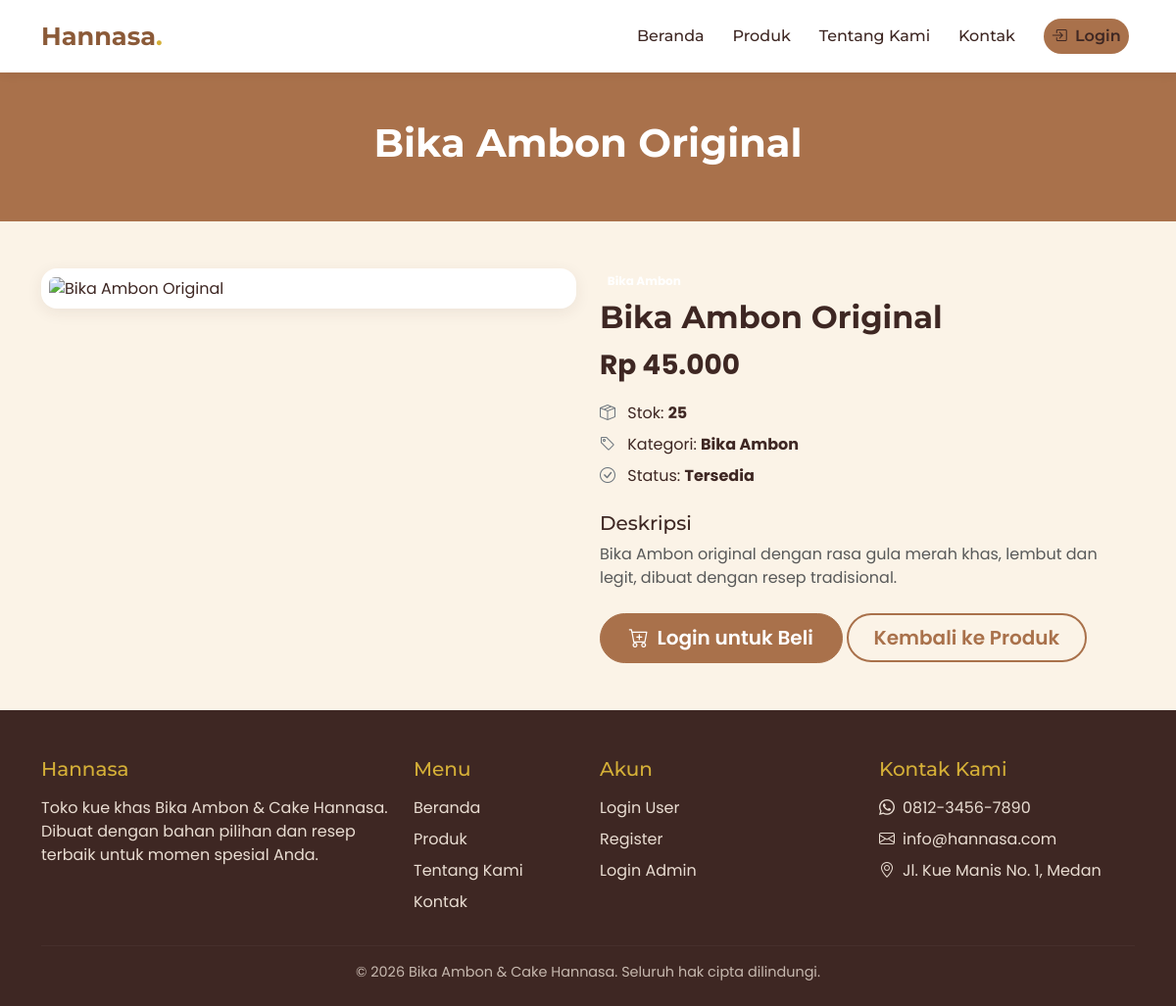
The app's page /public/detail-produk.php?id=1 with its own data.
### tables this page shows
CREATE TABLE produk (
    id_produk INT AUTO_INCREMENT PRIMARY KEY,
    id_kategori INT,
    nama_produk VARCHAR(150) NOT NULL,
    harga DECIMAL(12,2) NOT NULL,
    stok INT DEFAULT 0,
    gambar VARCHAR(255),
    deskripsi TEXT,
    status ENUM('tersedia','habis') DEFAULT 'tersedia',
    created_at TIMESTAMP DEFAULT CURRENT_TIMESTAMP,
    FOREIGN KEY (id_kategori) REFERENCES kategori(id_kategori) ON DELETE SET NULL
);

CREATE TABLE kategori (
    id_kategori INT AUTO_INCREMENT PRIMARY KEY,
    nama_kategori VARCHAR(100) NOT NULL,
    deskripsi TEXT,
    created_at TIMESTAMP DEFAULT CURRENT_TIMESTAMP
);

### public/detail-produk.php (the view, shortened to what this page needs)
<?php
require_once __DIR__ . '/../config/koneksi.php';
$id_produk = isset($_GET['id']) ? (int) $_GET['id'] : 0;
$query = "SELECT p.*, k.nama_kategori FROM produk p
          LEFT JOIN kategori k ON p.id_kategori = k.id_kategori
          WHERE p.id_produk = $id_produk";
$result = mysqli_query($koneksi, $query);
$produk = $result ? mysqli_fetch_assoc($result) : null;
include __DIR__ . '/../includes/header.php';
include __DIR__ . '/../includes/navbar.php';
?>
<div class="page-banner">
    <div class="container">
        <h1><?php echo $produk ? htmlspecialchars($produk['nama_produk']) : 'Produk Tidak Ditemukan'; ?></h1>
    </div>
</div>
<section class="py-5">
    <div class="container">
        <?php if ($produk) : ?>
            <div class="row g-4 align-items-start">
                <div class="col-lg-6">
                    <div class="card-hannasa p-2">
                        <img src="<?php echo BASE_URL; ?>/<?php echo htmlspecialchars($produk['gambar']); ?>" class="img-fluid rounded w-100" style="object-fit:cover; max-height:420px;" alt="<?php echo htmlspecialchars($produk['nama_produk']); ?>" onerror="this.src='<?php echo BASE_URL; ?>/assets/img/produk/placeholder.jpg'">
                    </div>
                </div>
                <div class="col-lg-6">
                    <span class="badge badge-kategori mb-2"><?php echo htmlspecialchars($produk['nama_kategori']); ?></span>
                    <h2 class="fw-bold"><?php echo htmlspecialchars($produk['nama_produk']); ?></h2>
                    <p class="product-price fs-3"><strong>Rp <?php echo number_format($produk['harga'], 0, ',', '.'); ?></strong></p>
                    <ul class="list-unstyled mb-4">
                        <li class="mb-2"><i class="bi bi-box-seam me-2 text-secondary"></i> Stok: <strong><?php echo (int) $produk['stok']; ?></strong></li>
                        <li class="mb-2"><i class="bi bi-tag me-2 text-secondary"></i> Kategori: <strong><?php echo htmlspecialchars($produk['nama_kategori']); ?></strong></li>
                        <li class="mb-2">
                            <i class="bi bi-check-circle me-2 text-secondary"></i> Status:
                            <strong><?php echo $produk['status'] == 'tersedia' ? 'Tersedia' : 'Habis'; ?></strong>
                        </li>
                    </ul>
                    <h5>Deskripsi</h5>
                    <p class="text-muted"><?php echo nl2br(htmlspecialchars($produk['deskripsi'])); ?></p>
                    <a href="<?php echo BASE_URL; ?>/auth/login-user.php" class="btn btn-caramel btn-lg mt-2">
                        <i class="bi bi-cart-plus me-1"></i> Login untuk Beli
                    </a>
                    <a href="<?php echo BASE_URL; ?>/public/produk.php" class="btn btn-outline-caramel btn-lg mt-2">Kembali ke Produk</a>
                </div>
            </div>
        <?php endif; ?>
    </div>
</section>
<?php include __DIR__ . '/../includes/footer.php'; ?>

### assets/css/style.css (style rules this page uses)
:root { --color-cream: #FBF3E7; --color-caramel: #A9714B; --color-caramel-dark: #8B5A38; --color-gold: #D4AF37; --color-white: #FFFFFF; --color-dark-brown: #3E2723; --cream: var(--color-cream); --caramel: var(--color-caramel); --gold: var(--color-gold); --dark-brown: var(--color-dark-brown); --white: var(--color-white); --font-heading: 'Montserrat', sans-serif; --font-body: 'Poppins', sans-serif; }
body { font-family: var(--font-body); background-color: var(--color-cream); color: var(--color-dark-brown); }
h1, h2, h3, h4, h5, h6, .navbar-brand, .nav-link, .font-heading { font-family: var(--font-heading); }
a { text-decoration: none; }
.btn-caramel { background-color: var(--color-caramel); border-color: var(--color-caramel); color: var(--color-white); font-weight: 600; border-radius: 30px; padding: 0.6rem 1.8rem; }
.btn-outline-caramel { border: 2px solid var(--color-caramel); color: var(--color-caramel); font-weight: 600; border-radius: 30px; padding: 0.5rem 1.6rem; background-color: transparent; }
.card-hannasa { background-color: var(--color-white); border: none; border-radius: 16px; overflow: hidden; box-shadow: 0 4px 16px rgba(62, 39, 35, 0.08); transition: transform 0.25s ease, box-shadow 0.25s ease; height: 100%; }
.page-banner { background-color: var(--color-caramel); color: var(--color-white); padding: 3rem 0; text-align: center; }
.page-banner h1 { font-weight: 700; }

### records on screen
produk: nama_produk "Bika Ambon Original", harga "45.000", stok "25", id_kategori.nama_kategori "Bika Ambon", deskripsi "Bika Ambon original dengan rasa gula merah khas, lembut dan legit, dibuat dengan resep tradisional."
